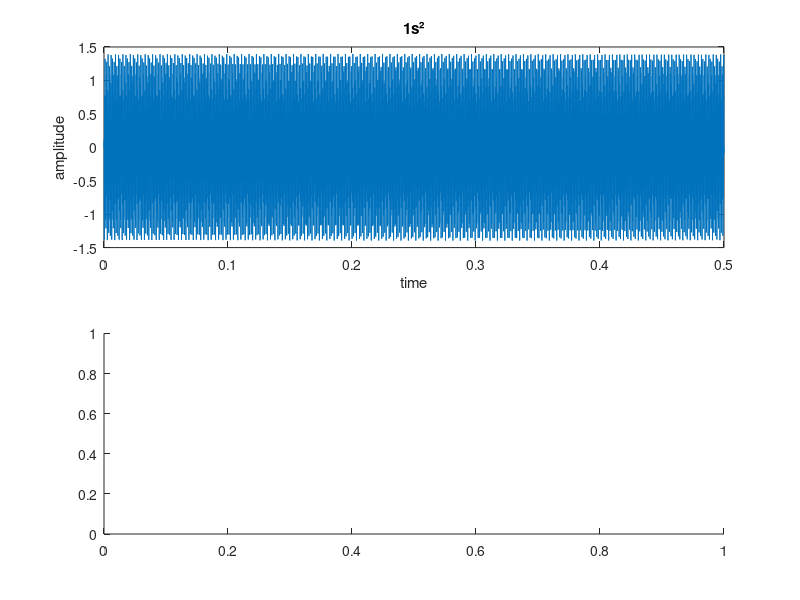

Write the MATLAB code that produced this figure. (Note: this script raises an error after producing the figure.)
% Sonification of Silicon Electron Configuration Including 3s and 3p Orbitals
clear all
close all
% Binding energies in eV (estimated for 3s and 3p)
energy_1s = 1839;   % K (1s)
energy_2s = 149.7;  % L1 (2s)
energy_2p = (99.82 + 99.42) / 2; % Average for L2 (2p1/2) and L3 (2p3/2)
energy_3s = 50;     % Estimated for 3s
energy_3p = 45;     % Estimated for 3p

% Scaling factor (arbitrary for illustration)
scaling_factor = 2; 

% Convert energies to frequencies within audible range
freq_1s = energy_1s * scaling_factor;
freq_2s = energy_2s * scaling_factor;
freq_2p = energy_2p * scaling_factor;
freq_3s = energy_3s * scaling_factor;
freq_3p = energy_3p * scaling_factor;

% Electron configuration of Silicon: 
e_conf = {'1s²', '2s²', '2p⁶', '3s²', '3p²'};
electrons_in_orbitals = [2, 2, 6, 2, 2]; % 1s, 2s, 2p, 3s, 3p
frequencies = [freq_1s, freq_2s, freq_2p, freq_3s, freq_3p];

% Duration of each note
duration = 0.5; % 0.5 seconds

% Sampling frequency
fs = 44.1e3; % Standard sampling rate
fs = 8192; % Standard sampling rate

% Generate and play the sounds
for i = 1:length(electrons_in_orbitals)
    % Generate a sine wave for the current frequency
    t = 0:1/fs:duration;
    y = sin(2 * pi * frequencies(i) * t) + 0.5*sin(2 * pi * 2 * frequencies(i) * t)...
        + 0.25*sin(2 * pi * 3 * frequencies(i) * t) + 0.125*sin(2 * pi * 4 * frequencies(i) * t);
    figure(1),clf
    subplot(211)
    plot(t,y),title(e_conf{i}),xlabel('time'),ylabel('amplitude')
    subplot(212)
    [wt, f] = cwt(y,fs,'FrequencyLimits',[0 1000]);
    S_dB = 10*log10(abs(abs(wt).^2/1e-12));
    surface(t, f, abs(wt).^2);
    axis tight;
    shading flat;
    xlabel('Time (s)');
    ylabel('Frequency (Hz)');
    title('Spectrogram using Continuous Wavelet Transform');
%     colorbar
    drawnow
    % Play the sound for the number of electrons in the orbital
    for j = 1:electrons_in_orbitals(i)
        sound(y, fs);
        pause(duration + 0.3);
    end 
end


% End of script


